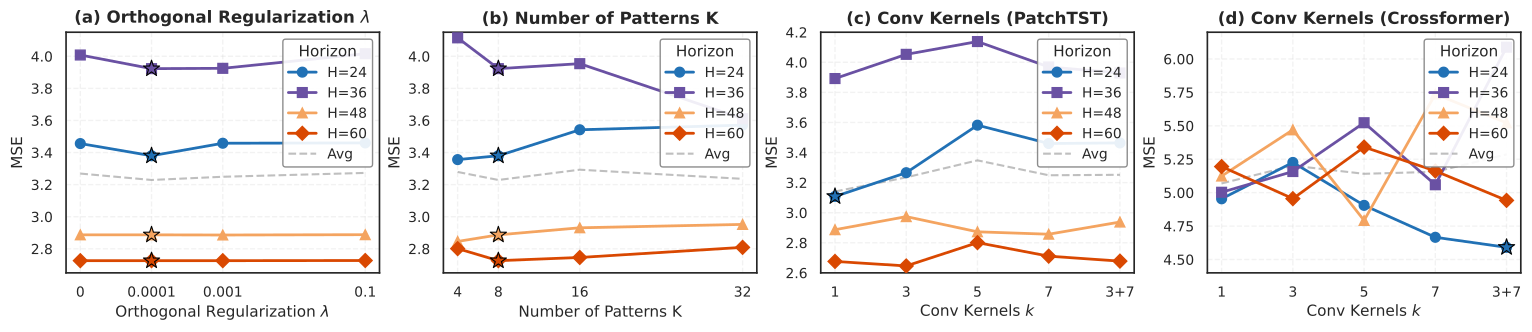

Write the Python code that produced this figure.
import matplotlib.pyplot as plt
import seaborn as sns

sns.set_theme(style="whitegrid", font_scale=1.0, rc={
    "font.family": "sans-serif",
    "font.sans-serif": ["Arial", "Helvetica", "DejaVu Sans"],
    "font.size": 11,
    "axes.labelsize": 11,
    "axes.titlesize": 12,
    "axes.titleweight": "bold",
    "xtick.labelsize": 10,
    "ytick.labelsize": 10,
    "legend.fontsize": 10,
    "legend.title_fontsize": 11,
    "axes.edgecolor": ".15",
    "grid.linestyle": "--",
    "axes.linewidth": 1.2,
    "figure.dpi": 300,
    "axes.facecolor": "white",
    "figure.facecolor": "white",
})

horizons = [24, 36, 48, 60]

orth_data = {
    'H=24': [3.456, 3.380, 3.458, 3.460],
    'H=36': [4.008, 3.923, 3.925, 4.016],
    'H=48': [2.887, 2.887, 2.886, 2.888],
    'H=60': [2.726, 2.726, 2.726, 2.727],
}
orth_lambdas = [1e-5, 0.0001, 0.001, 0.1]
orth_avg = [3.269, 3.229, 3.249, 3.273]

k_data = {
    'H=24': [3.356, 3.380, 3.542, 3.571],
    'H=36': [4.115, 3.923, 3.954, 3.611],
    'H=48': [2.846, 2.887, 2.931, 2.952],
    'H=60': [2.801, 2.726, 2.746, 2.809],
}
k_values = [4, 8, 16, 32]
k_avg = [3.279, 3.229, 3.293, 3.236]

conv_labels = ['1', '3', '5', '7', '3+7']
conv_x = list(range(len(conv_labels)))

patch_conv_data = {
    'H=24': [3.108, 3.266, 3.582, 3.460, 3.464],
    'H=36': [3.892, 4.053, 4.138, 3.969, 3.929],
    'H=48': [2.887, 2.974, 2.873, 2.857, 2.938],
    'H=60': [2.676, 2.646, 2.801, 2.711, 2.678],
}
patch_conv_avg = [3.141, 3.235, 3.348, 3.249, 3.252]

cross_conv_data = {
    'H=24': [4.954, 5.226, 4.905, 4.666, 4.591],
    'H=36': [5.003, 5.158, 5.523, 5.059, 6.088],
    'H=48': [5.124, 5.470, 4.792, 5.737, 5.522],
    'H=60': [5.195, 4.955, 5.341, 5.162, 4.942],
}
cross_conv_avg = [5.069, 5.202, 5.141, 5.156, 5.286]

fig, axes = plt.subplots(1, 4, figsize=(15.2, 3.2), constrained_layout=True)

colors = ['#2171B5', '#6A51A3', '#F4A460', '#D94801']
markers = ['o', 's', '^', 'D']

for i, h in enumerate(horizons):
    axes[0].plot(orth_lambdas, orth_data[f'H={h}'], marker=markers[i], markersize=7,
                 linewidth=2.0, color=colors[i], label=f'H={h}', zorder=3)

axes[0].plot(orth_lambdas, orth_avg, color='gray', linewidth=1.5, linestyle='--',
             label='Avg', zorder=2, alpha=0.5)

for i, h in enumerate(horizons):
    axes[0].scatter([0.0001], [orth_data[f'H={h}'][1]], marker='*', s=150,
                     color=colors[i], edgecolors='black', linewidth=0.8, zorder=5)

axes[0].set_xscale('log')
axes[0].set_xticks([1e-5, 0.0001, 0.001, 0.1])
axes[0].set_xticklabels(['0', '0.0001', '0.001', '0.1'])
axes[0].set_title(r'(a) Orthogonal Regularization $\lambda$')
axes[0].set_xlabel(r'Orthogonal Regularization $\lambda$')
axes[0].set_ylabel('MSE')
axes[0].legend(title='Horizon', loc='upper right', framealpha=0.9, edgecolor='gray')
axes[0].set_ylim([2.65, 4.15])
axes[0].grid(True, linestyle='--', alpha=0.25)

for i, h in enumerate(horizons):
    axes[1].plot(k_values, k_data[f'H={h}'], marker=markers[i], markersize=7,
                 linewidth=2.0, color=colors[i], label=f'H={h}', zorder=3)

axes[1].plot(k_values, k_avg, color='gray', linewidth=1.5, linestyle='--',
             label='Avg', zorder=2, alpha=0.5)

for i, h in enumerate(horizons):
    axes[1].scatter([8], [k_data[f'H={h}'][1]], marker='*', s=150,
                    color=colors[i], edgecolors='black', linewidth=0.8, zorder=5)

axes[1].set_xticks([4, 8, 16, 32])
axes[1].set_xticklabels(['4', '8', '16', '32'])
axes[1].set_title(r'(b) Number of Patterns K')
axes[1].set_xlabel(r'Number of Patterns K')
axes[1].set_ylabel('MSE')
axes[1].legend(title='Horizon', loc='upper right', framealpha=0.9, edgecolor='gray')
axes[1].set_ylim([2.65, 4.15])
axes[1].grid(True, linestyle='--', alpha=0.25)

for i, h in enumerate(horizons):
    axes[2].plot(conv_x, patch_conv_data[f'H={h}'], marker=markers[i], markersize=7,
                 linewidth=2.0, color=colors[i], label=f'H={h}', zorder=3)

axes[2].plot(conv_x, patch_conv_avg, color='gray', linewidth=1.5, linestyle='--',
             label='Avg', zorder=2, alpha=0.5)

# Highlight 24->24 preference for PatchTST at k=1.
axes[2].scatter([0], [patch_conv_data['H=24'][0]], marker='*', s=150,
                color=colors[0], edgecolors='black', linewidth=0.8, zorder=5)

axes[2].set_xticks(conv_x)
axes[2].set_xticklabels(conv_labels)
axes[2].set_title(r'(c) Conv Kernels (PatchTST)')
axes[2].set_xlabel(r'Conv Kernels $k$')
axes[2].set_ylabel('MSE')
axes[2].legend(title='Horizon', loc='upper right', framealpha=0.9, edgecolor='gray')
axes[2].set_ylim([2.60, 4.20])
axes[2].grid(True, linestyle='--', alpha=0.25)

for i, h in enumerate(horizons):
    axes[3].plot(conv_x, cross_conv_data[f'H={h}'], marker=markers[i], markersize=7,
                 linewidth=2.0, color=colors[i], label=f'H={h}', zorder=3)

axes[3].plot(conv_x, cross_conv_avg, color='gray', linewidth=1.5, linestyle='--',
             label='Avg', zorder=2, alpha=0.5)

# Highlight 24->24 preference for Crossformer at k=(3,7).
axes[3].scatter([4], [cross_conv_data['H=24'][4]], marker='*', s=150,
                color=colors[0], edgecolors='black', linewidth=0.8, zorder=5)

axes[3].set_xticks(conv_x)
axes[3].set_xticklabels(conv_labels)
axes[3].set_title(r'(d) Conv Kernels (Crossformer)')
axes[3].set_xlabel(r'Conv Kernels $k$')
axes[3].set_ylabel('MSE')
axes[3].legend(title='Horizon', loc='upper right', framealpha=0.9, edgecolor='gray')
axes[3].set_ylim([4.40, 6.20])
axes[3].grid(True, linestyle='--', alpha=0.25)

plt.savefig('parameter_sensitivity.pdf', bbox_inches='tight', dpi=300)
plt.show()
